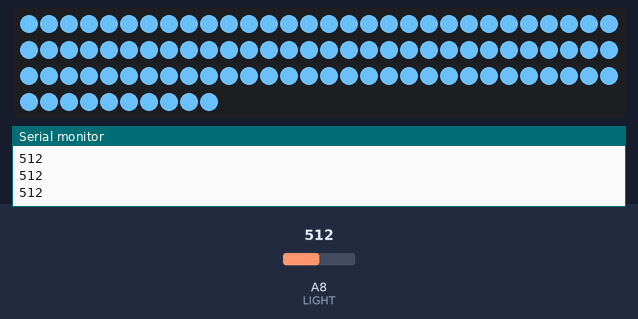
This sketch was run on a simulated Arduino Mega 2560, built with avr-gcc and run on an emulated ATmega2560. Parts: 100 RGB LEDs in strip order, left to right, continuing on the next row, the last lines printed to the serial monitor. Inputs (shaded band) come from the test bench; at power-on: A8 (LIGHT) = 512.

Above: at 1.2 s.
1.3 s: A8 (LIGHT) set to 208
2.8 s: A8 (LIGHT) set to 181
At 3.32 s:
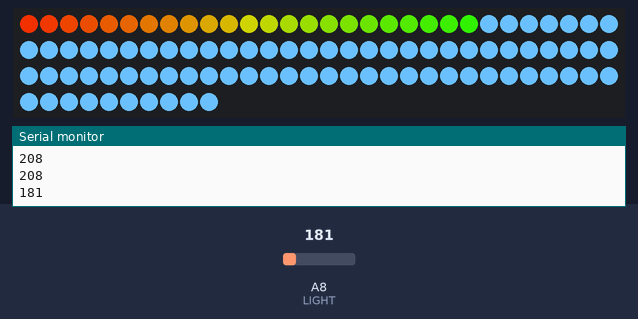
5.2 s: A8 (LIGHT) set to 148
At 6.5 s:
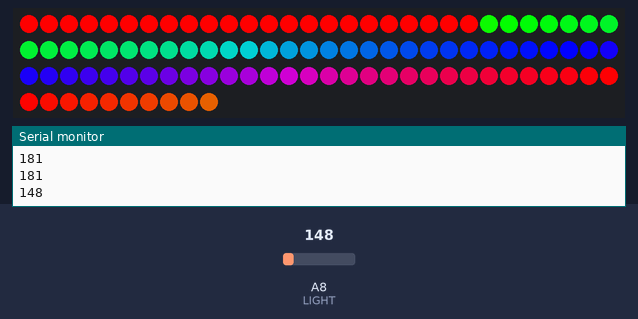
8.2 s: A8 (LIGHT) set to 126
At 8.5 s:
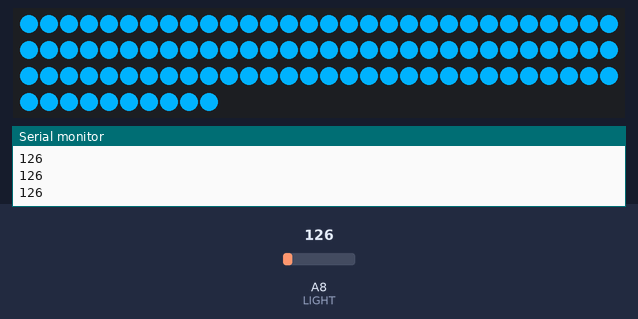
9.7 s: A8 (LIGHT) set to 150
At 10.52 s:
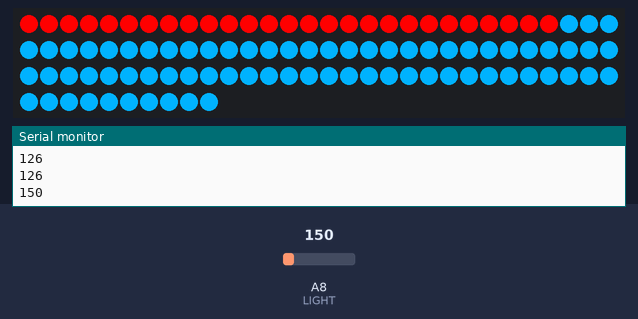
12.1 s: A8 (LIGHT) set to 80
At 12.6 s:
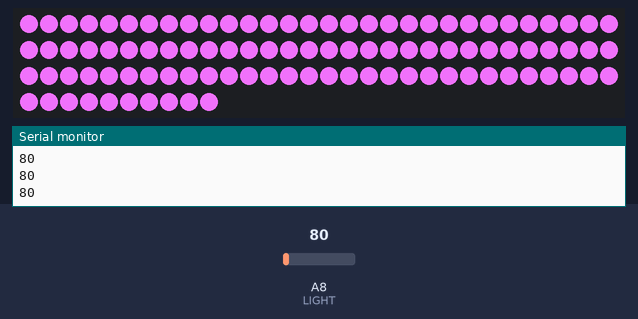
Timing chart, 0 to 14.7 s (numbered marks = the images above; inputs shaded):
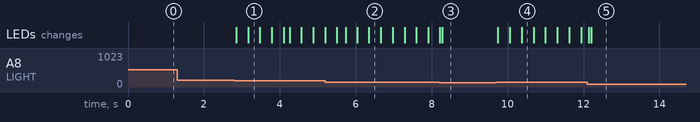

Measured:
- the behaviour switches between 200 and 199 on A8 (LIGHT) (found by bisection; images 0 and 1)
- the behaviour switches between 140 and 139 on A8 (LIGHT) (found by bisection; images 2 and 3)
- after the input at 2.8 s, the LEDs: first change after 0.05 s (image 1 shows a later state)
- after the input at 5.2 s, the LEDs: first differ from a run without the input after 0.84 s (image 2 shows a later state)
- after the input at 8.2 s, the LEDs: first differ from a run without the input after 0.08 s (image 3)
- after the input at 9.7 s, the LEDs: first change at once (image 4 shows a later state)
- after the input at 12.1 s, the LEDs: first differ from a run without the input after 0.10 s (image 5)

The sketch:

code.ino
```cpp
#define LIGHT A8
#define PIN A1
#define NUMPIXELS 100
#include <Adafruit_NeoPixel.h>
Adafruit_NeoPixel strip = Adafruit_NeoPixel(NUMPIXELS, PIN, NEO_GRB + NEO_KHZ800);
void setup()
{
    strip.begin();
    Serial.begin(9600);
    pinMode(LIGHT, INPUT);
}
void loop()
{
    int temp = analogRead(LIGHT);
    Serial.println(temp);

    if (temp < 15) {
        changeColor(NUMPIXELS, strip.Color(104, 188, 247));
    }
    else if(temp<45)
    {
        changeColor(NUMPIXELS, strip.Color(255, 252, 255));
    }
    else if (temp < 65) {
        changeColor(NUMPIXELS, strip.Color(241, 255, 150));
    }
    else if (temp < 90) {
        changeColor(NUMPIXELS, strip.Color(231, 109, 242));
    }
    else if (temp < 115) {
        changeColor(NUMPIXELS, strip.Color(55, 0, 252));
    }
    else if (temp < 140) {
        changeColor(NUMPIXELS, strip.Color(0, 177, 252));
    }
    else if (temp<170) {
        colorWipe(strip.Color(255, 0, 0),10);
    }

    else if (temp<200) {
        rainbowCycle(10);
    }
    else {
        changeColor(NUMPIXELS, strip.Color(104, 188, 247));
    }
    delay(60);
}
void changeColor(int num, uint32_t c)
{
    if (num > strip.numPixels())
    {
        num = strip.numPixels();
    }
    for (uint16_t i = 0; i < strip.numPixels(); i++)
    {
        if (i <= num)
        {
            strip.setPixelColor(i, c);
        }
        else
        {
            strip.setPixelColor(i, strip.Color(0, 0, 0));
        }
    }
    strip.show();
}

void colorWipe(uint32_t c, uint8_t wait)
{
    for (uint16_t i = 0; i < strip.numPixels(); i++)
    {
        strip.setPixelColor(i, c);
        delay(wait);
        strip.show();
        delay(wait);
    }
}

void rainbowCycle(uint8_t wait)
{
    uint16_t i;

    for (i = 0; i < strip.numPixels(); i++)
    {
        strip.setPixelColor(i, Wheel(((i * 256 / strip.numPixels()) + millis() / 200) & 255));
        strip.show();
        delay(wait);
    }
}

uint32_t Wheel(byte WheelPos)
{
    WheelPos = 255 - WheelPos;
    if (WheelPos < 85)
    {
        return strip.Color(255 - WheelPos * 3, 0, WheelPos * 3);
    }
    if (WheelPos < 170)
    {
        WheelPos -= 85;
        return strip.Color(0, WheelPos * 3, 255 - WheelPos * 3);
    }
    WheelPos -= 170;
    return strip.Color(WheelPos * 3, 255 - WheelPos * 3, 0);
}
```
